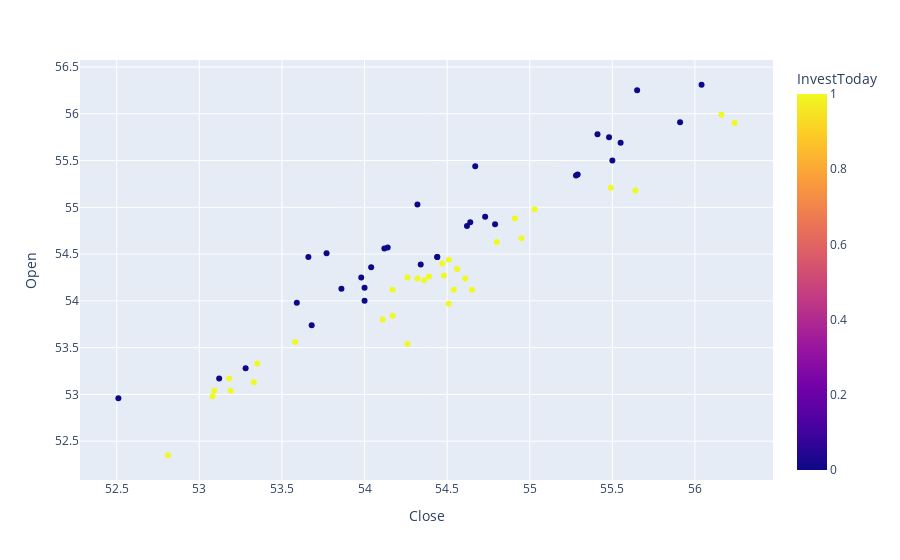

Notebook code for this chart:
### Code cell
fig = px.scatter(CokeDataSetQtr2, x='Close', y='Open',color='InvestToday')
fig.show()

### Figure 1 — Plotly figure (JSON) as saved in the notebook; plotly's stock layout.template omitted (floating-point values rounded to 4 significant figures)
{"data": [{"hovertemplate": "Close=%{x}<br>Open=%{y}<br>InvestToday=%{marker.color}<extra></extra>", "legendgroup": "", "marker": {"color": [0, 1, 1, 0, 0, 1, 1, 1, 1, 1, 0, 0, 1, 1, 0, 0, 1, 0, 1, 0, 1, 0, 1, 0, 0, 1, 1, 1, 0, 0, 1, 0, 0, 0, 1, 1, 0, 1, 0, 1, 1, 0, 0, 0, 1, 1, 0, 0, 0, 0, 1, 0, 0, 0, 1, 0, 1, 1, 0, 1, 1, 1, 0, 1], "coloraxis": "coloraxis", "symbol": "circle"}, "mode": "markers", "name": "", "orientation": "v", "showlegend": false, "type": "scatter", "x": [52.51, 52.81, 53.19, 53.28, 53.12, 53.18, 53.35, 53.09, 53.08, 53.33, 53.68, 54.0, 54.17, 54.61, 54.44, 54.44, 54.47, 53.66, 53.58, 53.59, 54.26, 53.98, 54.48, 54.14, 54.0, 54.54, 54.51, 54.91, 54.32, 54.04, 54.51, 54.73, 54.64, 54.34, 54.17, 54.65, 54.62, 54.8, 54.79, 55.03, 55.49, 55.29, 55.28, 55.5, 55.64, 56.24, 56.04, 55.65, 55.48, 55.91, 56.16, 55.55, 55.41, 54.67, 54.95, 53.77, 54.36, 54.56, 54.12, 54.39, 54.32, 54.26, 53.86, 54.11], "xaxis": "x", "y": [52.96, 52.35, 53.04, 53.28, 53.17, 53.17, 53.33, 53.04, 52.98, 53.13, 53.74, 54.0, 53.84, 54.24, 54.47, 54.47, 54.4, 54.47, 53.56, 53.98, 53.54, 54.25, 54.27, 54.57, 54.14, 54.12, 54.44, 54.88, 55.03, 54.36, 53.97, 54.9, 54.84, 54.39, 54.12, 54.12, 54.8, 54.63, 54.82, 54.98, 55.21, 55.35, 55.34, 55.5, 55.18, 55.9, 56.31, 56.25, 55.75, 55.91, 55.99, 55.69, 55.78, 55.44, 54.67, 54.51, 54.22, 54.34, 54.56, 54.26, 54.24, 54.25, 54.13, 53.8], "yaxis": "y"}], "layout": {"coloraxis": {"colorbar": {"title": {"text": "InvestToday"}}, "colorscale": [[0.0, "#0d0887"], [0.1111, "#46039f"], [0.2222, "#7201a8"], [0.3333, "#9c179e"], [0.4444, "#bd3786"], [0.5556, "#d8576b"], [0.6667, "#ed7953"], [0.7778, "#fb9f3a"], [0.8889, "#fdca26"], [1.0, "#f0f921"]]}, "legend": {"tracegroupgap": 0}, "margin": {"t": 60}, "xaxis": {"anchor": "y", "domain": [0.0, 1.0], "title": {"text": "Close"}}, "yaxis": {"anchor": "x", "domain": [0.0, 1.0], "title": {"text": "Open"}}}}
